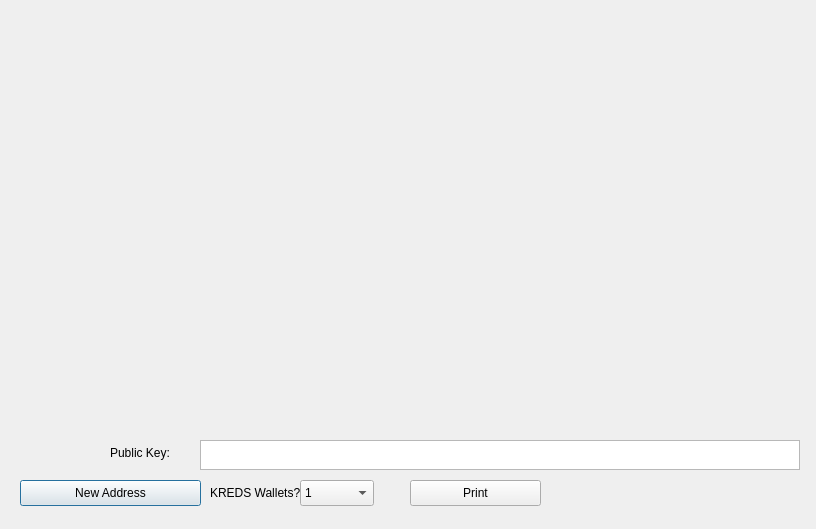
<?xml version="1.0" encoding="UTF-8"?>
<ui version="4.0">
 <class>PaperWalletDialog</class>
 <widget class="QDialog" name="PaperWalletDialog">
  <property name="geometry">
   <rect>
    <x>0</x>
    <y>0</y>
    <width>816</width>
    <height>529</height>
   </rect>
  </property>
  <property name="windowTitle">
   <string>Print Your Paper Wallets</string>
  </property>
  <widget class="QLabel" name="privateKeyQRCode">
   <property name="geometry">
    <rect>
     <x>608</x>
     <y>192</y>
     <width>149</width>
     <height>149</height>
    </rect>
   </property>
   <property name="text">
    <string/>
   </property>
   <property name="scaledContents">
    <bool>true</bool>
   </property>
  </widget>
  <widget class="QLabel" name="addressQRCode">
   <property name="geometry">
    <rect>
     <x>56</x>
     <y>107</y>
     <width>120</width>
     <height>120</height>
    </rect>
   </property>
   <property name="text">
    <string/>
   </property>
   <property name="scaledContents">
    <bool>true</bool>
   </property>
  </widget>
  <widget class="QPushButton" name="getNewAddress">
   <property name="geometry">
    <rect>
     <x>20</x>
     <y>480</y>
     <width>181</width>
     <height>26</height>
    </rect>
   </property>
   <property name="text">
    <string>New Address</string>
   </property>
   <property name="icon">
    <iconset resource="../kreds.qrc">
     <normaloff>:/icons/add</normaloff>:/icons/add</iconset>
   </property>
  </widget>
  <widget class="QLabel" name="paperTemplate">
   <property name="geometry">
    <rect>
     <x>20</x>
     <y>10</y>
     <width>775</width>
     <height>416</height>
    </rect>
   </property>
   <property name="text">
    <string notr="true"/>
   </property>
   <property name="pixmap">
    <pixmap resource="../kreds.qrc">:/images/kreds_logo_horizontal</pixmap>
   </property>
  </widget>
  <widget class="VerticalLabel" name="addressText2">
   <property name="geometry">
    <rect>
     <x>245</x>
     <y>22</y>
     <width>31</width>
     <height>371</height>
    </rect>
   </property>
   <property name="font">
    <font>
     <family>Monospace</family>
     <pointsize>12</pointsize>
     <weight>75</weight>
     <italic>false</italic>
     <bold>true</bold>
    </font>
   </property>
   <property name="text">
    <string/>
   </property>
   <property name="alignment">
    <set>Qt::AlignCenter</set>
   </property>
   <property name="textInteractionFlags">
    <set>Qt::TextSelectableByKeyboard|Qt::TextSelectableByMouse</set>
   </property>
  </widget>
  <widget class="VerticalLabel" name="privateKeyText">
   <property name="geometry">
    <rect>
     <x>781</x>
     <y>9</y>
     <width>18</width>
     <height>416</height>
    </rect>
   </property>
   <property name="font">
    <font>
     <family>Monospace</family>
     <pointsize>8</pointsize>
     <weight>50</weight>
     <italic>false</italic>
     <bold>false</bold>
    </font>
   </property>
   <property name="text">
    <string/>
   </property>
   <property name="scaledContents">
    <bool>true</bool>
   </property>
   <property name="alignment">
    <set>Qt::AlignCenter</set>
   </property>
   <property name="textInteractionFlags">
    <set>Qt::TextSelectableByKeyboard|Qt::TextSelectableByMouse</set>
   </property>
  </widget>
  <widget class="QPushButton" name="printButton">
   <property name="geometry">
    <rect>
     <x>410</x>
     <y>480</y>
     <width>131</width>
     <height>26</height>
    </rect>
   </property>
   <property name="text">
    <string>Print</string>
   </property>
   <property name="icon">
    <iconset resource="../kreds.qrc">
     <normaloff>:/icons/receiving_addresses</normaloff>:/icons/receiving_addresses</iconset>
   </property>
  </widget>
  <widget class="QDialogButtonBox" name="buttonBox">
   <property name="geometry">
    <rect>
     <x>710</x>
     <y>480</y>
     <width>91</width>
     <height>26</height>
    </rect>
   </property>
   <property name="standardButtons">
    <set>QDialogButtonBox::NoButton</set>
   </property>
   <property name="centerButtons">
    <bool>true</bool>
   </property>
  </widget>
  <widget class="QLabel" name="label">
   <property name="geometry">
    <rect>
     <x>210</x>
     <y>480</y>
     <width>91</width>
     <height>26</height>
    </rect>
   </property>
   <property name="text">
    <string>KREDS Wallets?</string>
   </property>
  </widget>
  <widget class="QComboBox" name="walletCount">
   <property name="geometry">
    <rect>
     <x>300</x>
     <y>480</y>
     <width>74</width>
     <height>26</height>
    </rect>
   </property>
   <property name="editable">
    <bool>false</bool>
   </property>
   <item>
    <property name="text">
     <string>1</string>
    </property>
   </item>
   <item>
    <property name="text">
     <string>2</string>
    </property>
   </item>
   <item>
    <property name="text">
     <string>3</string>
    </property>
   </item>
   <item>
    <property name="text">
     <string>4</string>
    </property>
   </item>
   <item>
    <property name="text">
     <string>5</string>
    </property>
   </item>
   <item>
    <property name="text">
     <string>6</string>
    </property>
   </item>
   <item>
    <property name="text">
     <string>7</string>
    </property>
   </item>
   <item>
    <property name="text">
     <string>8</string>
    </property>
   </item>
   <item>
    <property name="text">
     <string>9</string>
    </property>
   </item>
   <item>
    <property name="text">
     <string>10</string>
    </property>
   </item>
   <item>
    <property name="text">
     <string>11</string>
    </property>
   </item>
   <item>
    <property name="text">
     <string>12</string>
    </property>
   </item>
  </widget>
  <widget class="QTextEdit" name="publicKey">
   <property name="geometry">
    <rect>
     <x>200</x>
     <y>440</y>
     <width>600</width>
     <height>30</height>
    </rect>
   </property>
   <property name="undoRedoEnabled">
    <bool>false</bool>
   </property>
   <property name="readOnly">
    <bool>true</bool>
   </property>
   <property name="html">
    <string>&lt;!DOCTYPE HTML PUBLIC &quot;-//W3C//DTD HTML 4.0//EN&quot; &quot;http://www.w3.org/TR/REC-html40/strict.dtd&quot;&gt;
&lt;html&gt;&lt;head&gt;&lt;meta name=&quot;qrichtext&quot; content=&quot;1&quot; /&gt;&lt;style type=&quot;text/css&quot;&gt;
p, li { white-space: pre-wrap; }
&lt;/style&gt;&lt;/head&gt;&lt;body style=&quot; font-family:'Sans'; font-size:9pt; font-weight:400; font-style:normal;&quot;&gt;
&lt;p style=&quot;-qt-paragraph-type:empty; margin-top:0px; margin-bottom:0px; margin-left:0px; margin-right:0px; -qt-block-indent:0; text-indent:0px; font-family:'Sans Serif';&quot;&gt;&lt;br /&gt;&lt;/p&gt;&lt;/body&gt;&lt;/html&gt;</string>
   </property>
   <property name="acceptRichText">
    <bool>false</bool>
   </property>
  </widget>
  <widget class="QLabel" name="label_2">
   <property name="geometry">
    <rect>
     <x>110</x>
     <y>440</y>
     <width>91</width>
     <height>26</height>
    </rect>
   </property>
   <property name="text">
    <string>Public Key:</string>
   </property>
  </widget>
  <widget class="QLabel" name="addressText">
   <property name="geometry">
    <rect>
     <x>40</x>
     <y>340</y>
     <width>440</width>
     <height>15</height>
    </rect>
   </property>
   <property name="text">
    <string>&lt;html&gt;&lt;head/&gt;&lt;body&gt;&lt;p&gt;&lt;br/&gt;&lt;/p&gt;&lt;/body&gt;&lt;/html&gt;</string>
   </property>
  </widget>
  <zorder>getNewAddress</zorder>
  <zorder>paperTemplate</zorder>
  <zorder>addressQRCode</zorder>
  <zorder>privateKeyQRCode</zorder>
  <zorder>addressText2</zorder>
  <zorder>privateKeyText</zorder>
  <zorder>printButton</zorder>
  <zorder>buttonBox</zorder>
  <zorder>label</zorder>
  <zorder>walletCount</zorder>
  <zorder>publicKey</zorder>
  <zorder>label_2</zorder>
  <zorder>addressText</zorder>
 </widget>
 <customwidgets>
  <customwidget>
   <class>VerticalLabel</class>
   <extends>QLabel</extends>
   <header>verticallabel.h</header>
  </customwidget>
 </customwidgets>
 <resources>
  <include location="../kreds.qrc"/>
 </resources>
 <connections>
  <connection>
   <sender>buttonBox</sender>
   <signal>rejected()</signal>
   <receiver>PaperWalletDialog</receiver>
   <slot>close()</slot>
   <hints>
    <hint type="sourcelabel">
     <x>650</x>
     <y>408</y>
    </hint>
    <hint type="destinationlabel">
     <x>357</x>
     <y>214</y>
    </hint>
   </hints>
  </connection>
 </connections>
</ui>
